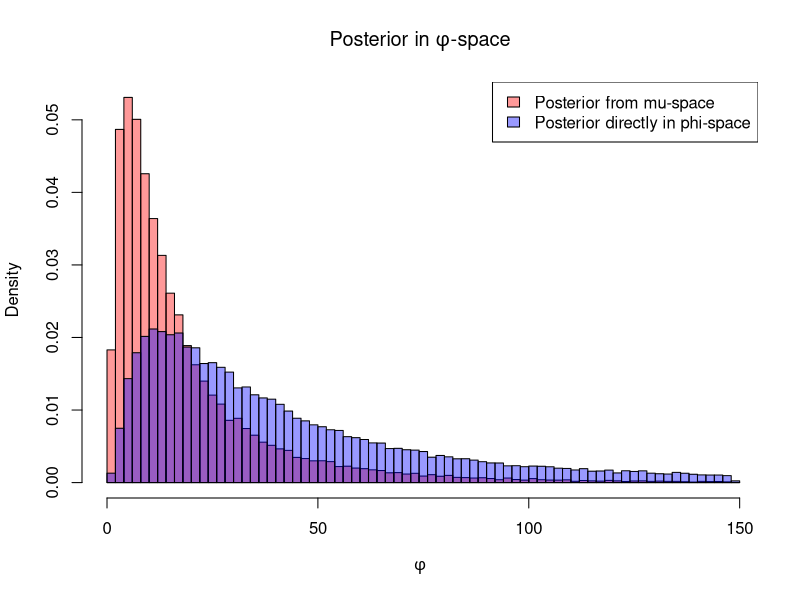
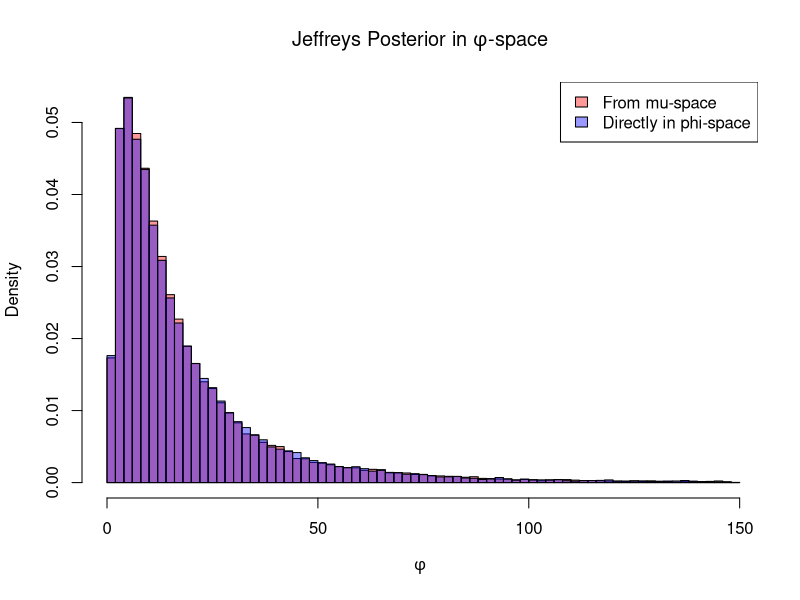

Here is the R script that generated these plots, in order:
library(pracma)

# Data: single observation
y <- 2.5
sigma <- 1

# Grid in mu-space
mu <- seq(-5, 5, length.out = 10000)

# Likelihood in mu
lik_mu <- dnorm(y, mean = mu, sd = sigma)

# Prior 1: flat on mu (improper uniform, so constant)
# Happens to be Jeffreys prior on mu: uniform (constant)
prior_flat_mu <- rep(1, length(mu))

# Posterior in mu
post_mu <- lik_mu * prior_flat_mu
post_mu <- post_mu / trapz(mu, post_mu)

# Transform parameter: phi = exp(mu)
phi <- exp(mu)
dmu_dphi <- 1 / phi  # derivative of mu w.r.t phi

# Transform posterior to phi-space
post_phi_from_mu <- post_mu / dmu_dphi  # divide by |dmu/dphi| for pdf transform
post_phi_from_mu <- post_phi_from_mu / trapz(phi, post_phi_from_mu)

# Now, prior 2: flat prior on phi (instead of mu)
phi_grid <- seq(min(phi), max(phi), length.out = length(mu))
prior_flat_phi <- rep(1, length(phi_grid))

# Likelihood in phi-space (transform mu to phi)
lik_phi <- dnorm(y, mean = log(phi_grid), sd = sigma)

# Posterior in phi-space
post_phi <- lik_phi * prior_flat_phi
post_phi <- post_phi / trapz(phi_grid, post_phi)

# Sampling function from mu posterior
cdf_mu <- cumtrapz(mu, post_mu)
cdf_mu <- cdf_mu / max(cdf_mu)
sample_mu <- function(n) {
  u <- runif(n)
  approx(cdf_mu, mu, xout = u, rule = 2)$y
}
mu_samps <- sample_mu(50000)
phi_samps_from_mu <- exp(mu_samps)

# Sampling function from phi posterior
cdf_phi <- cumtrapz(phi_grid, post_phi)
cdf_phi <- cdf_phi / max(cdf_phi)
sample_phi <- function(n) {
  u <- runif(n)
  approx(cdf_phi, phi_grid, xout = u, rule = 2)$y
}
phi_samps <- sample_phi(50000)

# Plot comparison
hist(phi_samps_from_mu, breaks = 100, freq = FALSE, col = rgb(1,0,0,0.4),
     main = expression(paste("Posterior in ", phi, "-space")),
     xlab = expression(phi), xlim = range(phi))
hist(phi_samps, breaks = 100, freq = FALSE, col = rgb(0,0,1,0.4), add = TRUE)
legend("topright", legend = c("Posterior from mu-space", "Posterior directly in phi-space"),
       fill = c(rgb(1,0,0,0.4), rgb(0,0,1,0.4)))


library(pracma)

# Data
y <- 2.5
sigma <- 1

# Grid in mu-space
mu <- seq(-5, 5, length.out = 10000)

# Likelihood in mu
lik_mu <- dnorm(y, mean = mu, sd = sigma)

# Jeffreys prior on mu: uniform (constant)
prior_jeff_mu <- rep(1, length(mu))

# Posterior in mu
post_mu_jeff <- lik_mu * prior_jeff_mu
post_mu_jeff <- post_mu_jeff / trapz(mu, post_mu_jeff)

# Transform parameter phi = exp(mu)
phi <- exp(mu)
dmu_dphi <- 1 / phi  # derivative of mu wrt phi

# Transform posterior to phi-space
post_phi_from_mu <- post_mu_jeff / dmu_dphi  # divide by |dmu/dphi| for pdf transform
post_phi_from_mu <- post_phi_from_mu / trapz(phi, post_phi_from_mu)

# Jeffreys prior on phi:
# Fisher info transforms as I(phi) = I(mu) * (dmu/dphi)^2 = (1/sigma^2) * (1/phi)^2 = 1/(sigma^2 phi^2)
# So Jeffreys prior on phi is proportional to 1/phi
prior_jeff_phi <- 1 / phi

# Likelihood in phi-space (using mu = log(phi))
lik_phi <- dnorm(y, mean = log(phi), sd = sigma)

# Posterior in phi
post_phi_jeff <- lik_phi * prior_jeff_phi
post_phi_jeff <- post_phi_jeff / trapz(phi, post_phi_jeff)

# Sampling functions using inverse CDF method
cdf_mu_jeff <- cumtrapz(mu, post_mu_jeff)
cdf_mu_jeff <- cdf_mu_jeff / max(cdf_mu_jeff)
sample_mu_jeff <- function(n) {
  u <- runif(n)
  approx(cdf_mu_jeff, mu, xout = u, rule = 2)$y
}
mu_samps_jeff <- sample_mu_jeff(50000)
phi_samps_from_mu_jeff <- exp(mu_samps_jeff)

cdf_phi_jeff <- cumtrapz(phi, post_phi_jeff)
cdf_phi_jeff <- cdf_phi_jeff / max(cdf_phi_jeff)
sample_phi_jeff <- function(n) {
  u <- runif(n)
  approx(cdf_phi_jeff, phi, xout = u, rule = 2)$y
}
phi_samps_jeff <- sample_phi_jeff(50000)

# Plot to compare posterior in phi-space
hist(phi_samps_from_mu_jeff, breaks = 100, freq = FALSE, col = rgb(1,0,0,0.4),
     main = expression(paste("Jeffreys Posterior in ", phi, "-space")),
     xlab = expression(phi), xlim = range(phi))
hist(phi_samps_jeff, breaks = 100, freq = FALSE, col = rgb(0,0,1,0.4), add = TRUE)
legend("topright", legend = c("From mu-space", "Directly in phi-space"),
       fill = c(rgb(1,0,0,0.4), rgb(0,0,1,0.4)))
